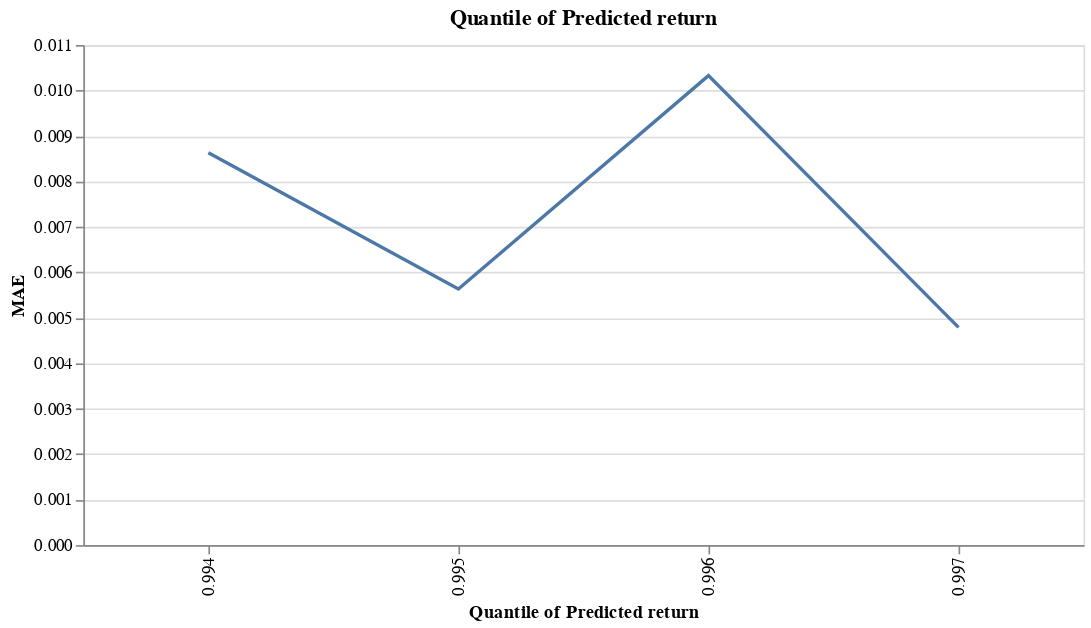

Here is the notebook cell this chart was saved with:
### Code cell
# For this one want to have count sample as well
# instead 
alt.Chart.from_dict({
  "$schema": "https://vega.github.io/schema/vega-lite/v4.json",
  "width": 600,
    "title": "Quantile of Predicted return",
    "description": "Ideally error towards zero with lower spread",
  "data": {
    "values": [{'quantile': k, 'Loss': v} for k, v in quantile_mae.items()]
  },
  "mark": "line",
  "encoding": {
    "x": {"field": "quantile", "type": "ordinal", "title": "Quantile of Predicted return"},
    "y": {"field": "Loss", "type": "quantitative", "title": "MAE"},
  },
})

### Figure 1 — Vega-Lite specification as saved in the notebook (floating-point values rounded to 4 significant figures)
{"config": {"view": {"continuousWidth": 400, "continuousHeight": 300}}, "data": {"name": "data-0a7fdb9a71abc7e4840f7c1269b7f485"}, "mark": "line", "description": "Ideally error towards zero with lower spread", "encoding": {"x": {"field": "quantile", "title": "Quantile of Predicted return", "type": "ordinal"}, "y": {"field": "Loss", "title": "MAE", "type": "quantitative"}}, "title": "Quantile of Predicted return", "width": 600, "$schema": "https://vega.github.io/schema/vega-lite/v4.json", "datasets": {"data-0a7fdb9a71abc7e4840f7c1269b7f485": [{"quantile": 0.994, "Loss": 0.008629}, {"quantile": 0.995, "Loss": 0.005631}, {"quantile": 0.996, "Loss": 0.01033}, {"quantile": 0.997, "Loss": 0.004789}]}}
